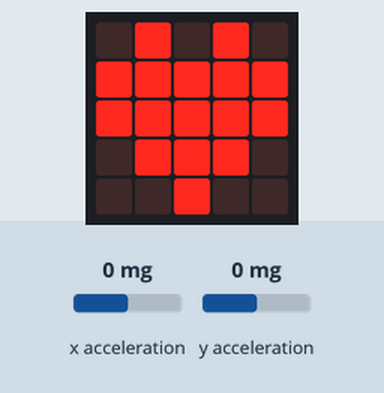
The program below on a simulated BBC micro:bit (MakeCode). On the bench: the board's 5×5 LED display. The test bench sets the inputs (shaded band); at power-on: x acceleration 0 mg, y acceleration 0 mg.

Above: at 1.2 s.
1.3 s: x acceleration set to -241 mg
3.0 s: x acceleration set to -267 mg
At 4.3 s:
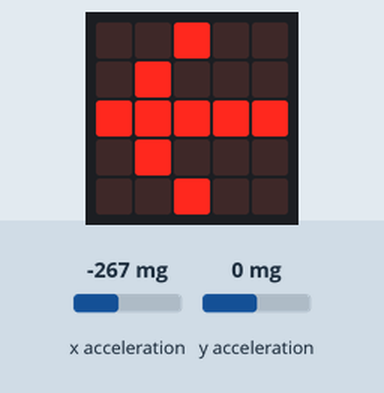
4.6 s: y acceleration set to -232 mg
6.1 s: y acceleration set to -278 mg
At 6.9 s:
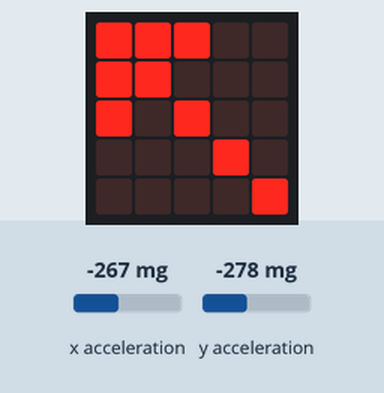
7.7 s: x acceleration set to 0 mg
At 9.2 s:
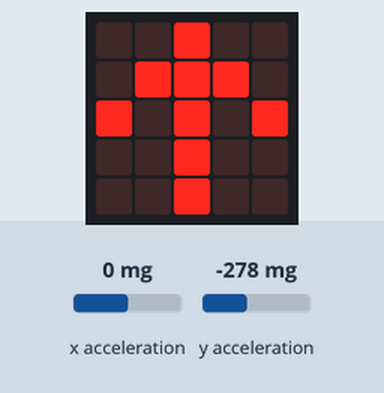
9.5 s: y acceleration set to 750 mg
At 10.6 s:
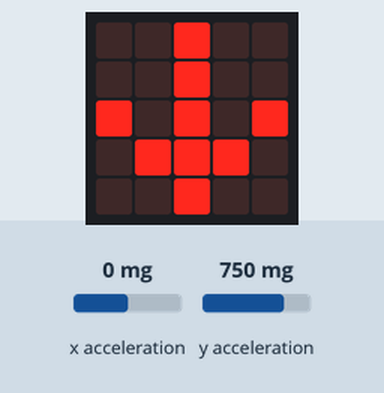
Timing chart, 0 to 12.4 s (numbered marks = the images above; inputs shaded):
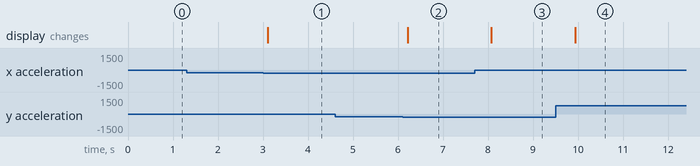

Measured:
- the behaviour switches between -255 and -256 mg on x acceleration (found by bisection; images 0 and 1)
- the behaviour switches between -255 and -256 mg on y acceleration (found by bisection; images 1 and 2)
- after the input at 1.3 s, every drawn part: stays the same
- after the input at 3.0 s, the display: changes after 0.11 s (image 1)
- after the input at 4.6 s, every drawn part: stays the same
- after the input at 6.1 s, the display: changes after 0.11 s (image 2)
- after the input at 7.7 s, the display: changes after 0.37 s (image 3)
- after the input at 9.5 s, the display: changes after 0.44 s (image 4)

The program:

main.ts
```typescript
basic.forever(function () {
    if (input.acceleration(Dimension.X) < -255 && input.acceleration(Dimension.Y) < -255) {
        basic.showArrow(ArrowNames.NorthWest)
    } else if (input.acceleration(Dimension.X) > 255 && input.acceleration(Dimension.Y) < -255) {
        basic.showArrow(ArrowNames.NorthEast)
    } else if (input.acceleration(Dimension.X) < -255 && input.acceleration(Dimension.Y) > 255) {
        basic.showArrow(ArrowNames.SouthWest)
    } else if (input.acceleration(Dimension.X) > 255 && input.acceleration(Dimension.Y) > 255) {
        basic.showArrow(ArrowNames.SouthEast)
    } else if (input.acceleration(Dimension.X) > 255) {
        basic.showArrow(ArrowNames.East)
    } else if (input.acceleration(Dimension.X) < -255) {
        basic.showArrow(ArrowNames.West)
    } else if (input.acceleration(Dimension.Y) > 255) {
        basic.showArrow(ArrowNames.South)
    } else if (input.acceleration(Dimension.Y) < -255) {
        basic.showArrow(ArrowNames.North)
    } else {
        basic.showIcon(IconNames.Heart)
    }
})
```

test.ts
```typescript
// les tests vont ici ; cela ne sera pas compilé si ce paquet est utilisé en tant qu'extension.
```
